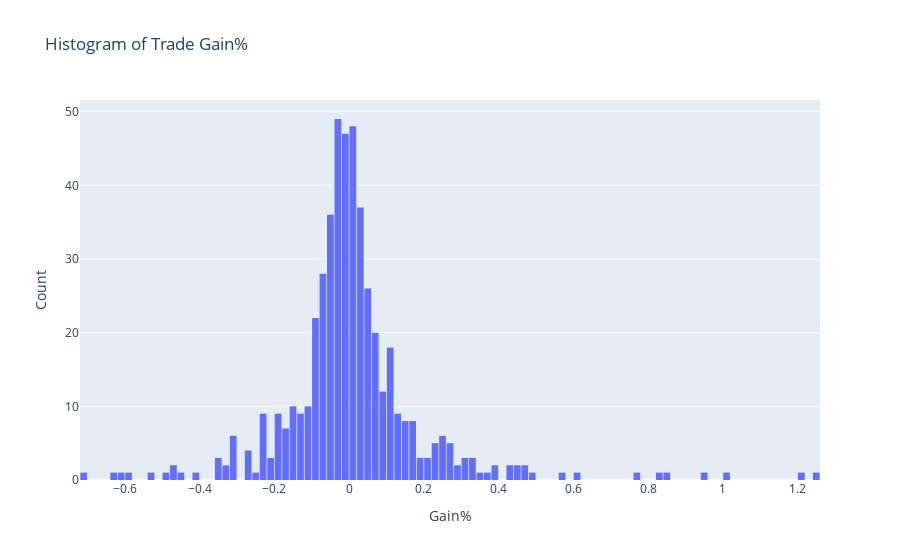

Notebook cell for this chart:
### Code cell
trades
# histogram of the trade gain%

import plotly.express as px
import plotly.graph_objects as go

fig = px.histogram(trades, x="Gain%", nbins=100, title="Histogram of Trade Gain%")
fig.update_layout(
    xaxis_title="Gain%",
    yaxis_title="Count",
    bargap=0.1
)
fig.show()

### Figure 1 — Plotly figure (JSON) as saved in the notebook; plotly's stock layout.template omitted (floating-point values rounded to 4 significant figures; data arrays with more than 128 entries replaced by an {"elided": "..."} marker saying what was removed)
{"data": [{"alignmentgroup": "True", "bingroup": "x", "hovertemplate": "Gain%=%{x}<br>count=%{y}<extra></extra>", "legendgroup": "", "marker": {"color": "#636efa", "pattern": {"shape": ""}}, "name": "", "nbinsx": 100, "offsetgroup": "", "orientation": "v", "showlegend": false, "type": "histogram", "x": {"elided": "501 float values"}, "xaxis": "x", "yaxis": "y"}], "layout": {"bargap": 0.1, "barmode": "relative", "legend": {"tracegroupgap": 0}, "title": {"text": "Histogram of Trade Gain%"}, "xaxis": {"anchor": "y", "domain": [0, 1], "title": {"text": "Gain%"}}, "yaxis": {"anchor": "x", "domain": [0, 1], "title": {"text": "Count"}}}}
